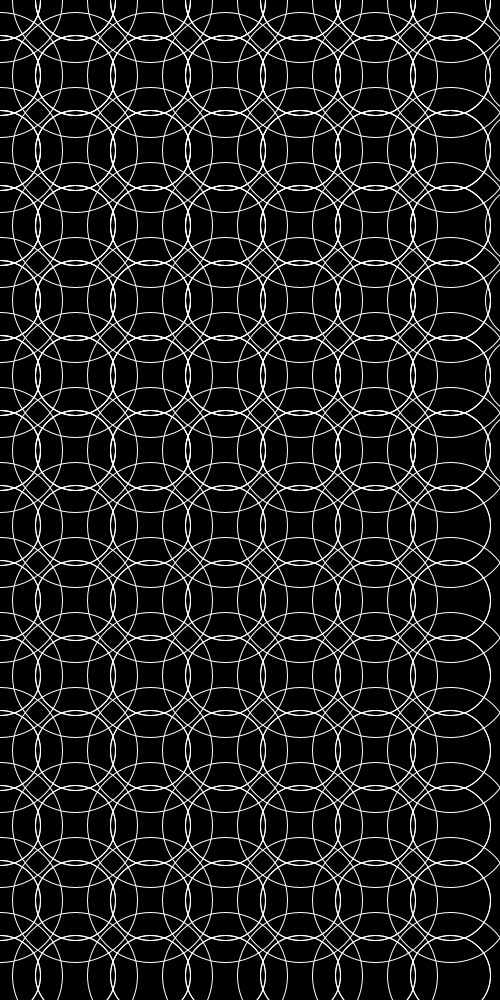
Frame 1 (no input)
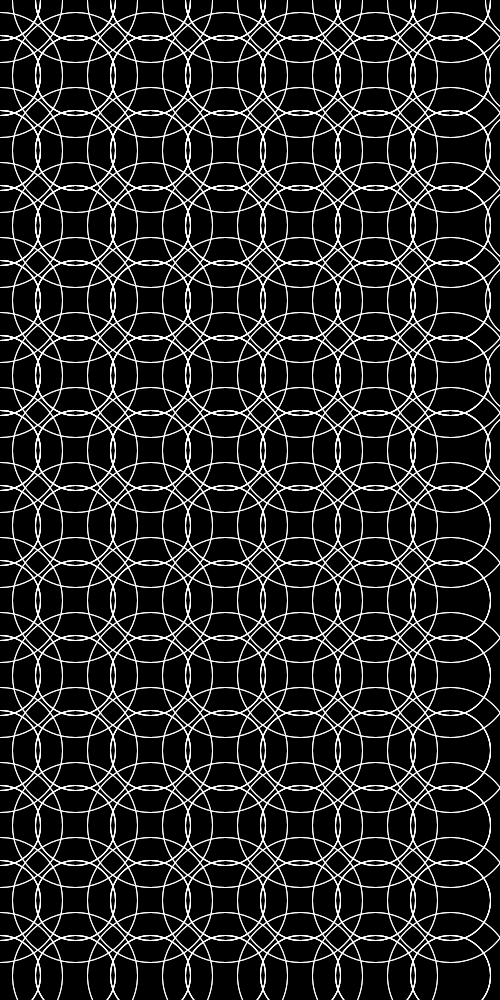
Frame 2 (the mouse pressed at the canvas centre, redrawn once)

The Processing sketch that drew these frames (run headless with seeded random() and noise(); the mouse was pressed at the canvas centre and the sketch redrawn once):

// Processing sketch: processing_32305
// ── processing_32305.pde

int circle = 75;
float z=80;
  
   
void setup(){
  size(500,1000);
  ellipseMode(CENTER);
  stroke(255);
  noFill();
  smooth();
  background(0);
  strokeWeight(1);
 
 
}
   
void draw(){
noLoop();
  
  for(int y = 0;y <= height;y = y + circle){
        
      
   
    for(int x = 0; x <= width; x = x + circle){
     ellipse(x, y, 125,125);
     
    
     ellipse(y,x,z,z);
     ellipse(x,y,z,z);
     ellipse(x,y,z,z);
     
     
     
   
     
    }
  }
}
